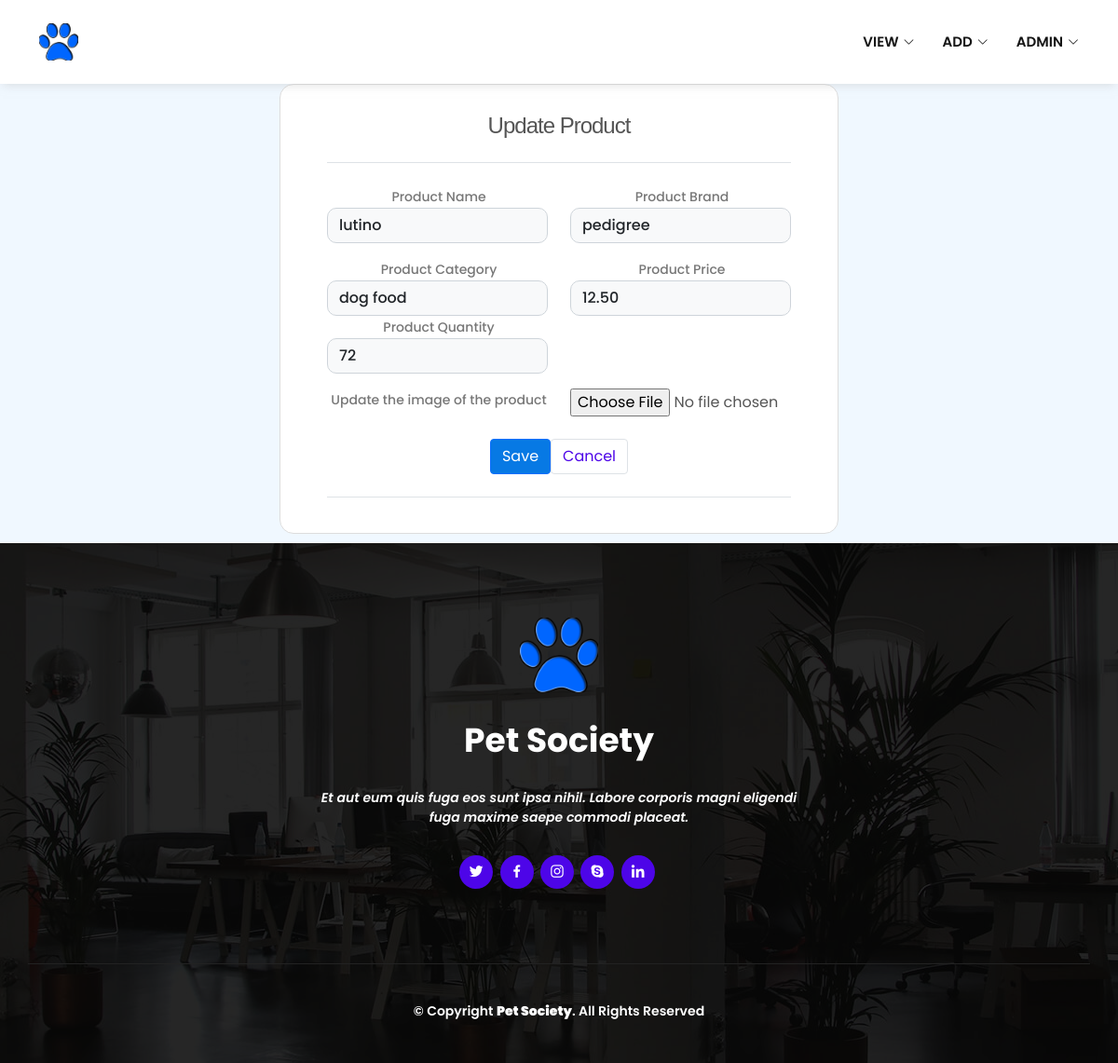
The app's page /updateProduct.php?id=2 with its own data.
### tables this page shows
CREATE TABLE `products` (
  `id` int(11) NOT NULL,
  `product_brand` varchar(50) NOT NULL,
  `product_category` varchar(50) NOT NULL,
  `product_name` varchar(50) NOT NULL,
  `product_price` varchar(50) NOT NULL,
  `product_quantity` varchar(50) NOT NULL,
  `product_img` varchar(255) NOT NULL
);

### updateProduct2.php (called while the page is built, shortened)
<?php
    $db_server = "localhost";
    $db_username = "root";
    $db_password = "";
    $db_database = "petsociety";
    $conn = new PDO("mysql:host=$db_server;dbname=$db_database", $db_username, $db_password);
    $conn->setAttribute(PDO::ATTR_ERRMODE, PDO::ERRMODE_EXCEPTION);
    if(isset($_GET['id'])){
        $prod_id = $_GET['id'];
        $query = "SELECT * FROM products WHERE id=:id LIMIT 1";
        $stmt = $conn->prepare($query);
        $data = ['id' => $prod_id];
        $stmt->execute($data);
        $result = $stmt->fetch(PDO::FETCH_OBJ);
    }
?>

### updateProduct.php (the view, shortened to what this page needs)
<?php require_once('updateProduct2.php')?>
<!DOCTYPE html>
<html lang="en">
<head>
  <link href="PetVille/assets/vendor/aos/aos.css" rel="stylesheet">
  <link href="PetVille/assets/vendor/bootstrap/css/bootstrap.min.css" rel="stylesheet">
  <link href="PetVille/assets/vendor/bootstrap-icons/bootstrap-icons.css" rel="stylesheet">
  <link href="PetVille/assets/vendor/boxicons/css/boxicons.min.css" rel="stylesheet">
  <link href="PetVille/assets/vendor/glightbox/css/glightbox.min.css" rel="stylesheet">
  <link href="PetVille/assets/vendor/swiper/swiper-bundle.min.css" rel="stylesheet">
  <link rel="stylesheet" href="https://cdnjs.cloudflare.com/ajax/libs/font-awesome/4.7.0/css/font-awesome.min.css">
  <link href="PetVille/assets/css/style.css" rel="stylesheet">
  <link href="PetVille/assets/css/myprofile.css" rel="stylesheet">
</head>
<body>
  <header id="header" class="d-flex align-items-center">
    <div class="container d-flex align-items-center justify-content-between">
      <div class="logo">
        <a href="index.html"><img src="PetVille/assets/img/bluepaw.png" alt="" class="img-fluid"></a>
      </div>
      <nav id="navbar" class="navbar">
        <ul>
        <li class="dropdown"><a href="#"><span>View</span> <i class="bi bi-chevron-down"></i></a>
          </li>
          <li class="dropdown"><a href="#"><span>Add</span> <i class="bi bi-chevron-down"></i></a>
          </li>
          <li class="dropdown"><a href="#"><span>ADMIN</span> <i class="bi bi-chevron-down"></i></a>
        </ul>
      </nav>
    </div>
  </header>
  <div class="main">
    <form method="POST" class="update-user-form" id="update-user-form">
    <div class="wrapper bg-white mt-sm-5">
      <h4 class="pb-4 border-bottom">Update Product</h4>
        <div class="py-2">
          <div class="row py-2">
              <div class="col-md-6">
                  <label for="product_name">Product Name</label> <input type="text" name = "product_name" value="<?= $result->product_name;?>" class="bg-light form-control" placeholder="Username">
              </div>
              <div class="col-md-6 pt-md-0 pt-3">
                  <label for="product_brand">Product Brand</label> <input type="text" name = "product_brand" value="<?= $result->product_brand;?>" class="bg-light form-control" placeholder="Email">
              </div>
          </div>
          <div class="row py-2">
              <div class="col-md-6">
                  <label for="product_category">Product Category</label> <input type="text" name = "product_category" value="<?= $result->product_category;?>" class="bg-light form-control" placeholder="Contact Number">
              </div>
              <div class="col-md-6 pt-md-0 pt-3">
                <label for="product_price">Product Price</label> <input type="text" name = "product_price" value="<?= $result->product_price;?>" class="bg-light form-control" placeholder="Confirm Password">
              </div>
              <div class="col-md-6 pt-md-0 pt-3">
                <label for="product_quantity">Product Quantity</label> <input type="text" name = "product_quantity"  value="<?= $result->product_quantity;?>" class="bg-light form-control" placeholder="Confirm Password">
              </div>
          </div>
          <div class="row py-2">
              <div class="col-md-6">
                  <label for="animal_boarding_location">Update the image of the product</label>
              </div>
              <div class="col-md-6 pt-md-0 pt-3">
                <input type="file" name = "product_image">
              </div>
          </div>
          <div class="py-3 pb-4 border-bottom"> <button class="btn btn-primary mr-3" name = "update" id= "update">Save</button><button class="btn border button"><a href= "allUsers.php">Cancel</a></button> </div>
        </form>
      </div>
  <footer id="footer">
    <div class="footer-top">
      <div class="container">
        <div class="row justify-content-center">
          <div class="col-lg-6">
            <a href="#header" class="scrollto footer-logo"><img src="PetVille/assets/img/bluepaw.png" alt=""></a>
            <h3>Pet Society</h3>
            <p>Et aut eum quis fuga eos sunt ipsa nihil. Labore corporis magni eligendi fuga maxime saepe commodi placeat.</p>
          </div>
        </div>
        <div class="social-links">
          <a href="#" class="twitter"><i class="bx bxl-twitter"></i></a>
          <a href="#" class="facebook"><i class="bx bxl-facebook"></i></a>
          <a href="#" class="instagram"><i class="bx bxl-instagram"></i></a>
          <a href="#" class="google-plus"><i class="bx bxl-skype"></i></a>
          <a href="#" class="linkedin"><i class="bx bxl-linkedin"></i></a>
        </div>
      </div>
    </div>
    <div class="container footer-bottom clearfix">
      <div class="copyright">
        &copy; Copyright <strong><span>Pet Society</span></strong>. All Rights Reserved
      </div>
      <div class="credits">
      </div>
    </div>
  </footer>
</body>
</html>

### PetVille/assets/css/style.css (style rules this page uses)
body { font-family: "Open Sans", sans-serif; color: #555555; text-align: center; font-weight: 600; }
a { text-decoration: none; color: rgba(77, 5, 232, 1); }
h1, h2, h3, h4, h5, h6 { font-family: "Open-sans", sans-serif; font-weight: 600; }
#header { height: 90px; transition: all 0.5s; z-index: 997; transition: all 0.5s; background: #fff; box-shadow: 0 4px 10px -3px rgba(191, 191, 191, 0.5); }
#header .logo img { padding: 0; margin: 0; max-height: 40px; }
.scrolled-offset { margin-top: 90px; }
.navbar { padding: 0; }
.navbar ul { margin: 0; padding: 0; display: flex; list-style: none; align-items: center; }
.navbar li { position: relative; }
.navbar a, .navbar a:focus { display: flex; align-items: center; justify-content: space-between; padding: 10px 0 10px 30px; font-size: 15px; color: #151515; text-transform: uppercase; white-space: nowrap; transition: 0.3s; }
.navbar a i, .navbar a:focus i { font-size: 12px; line-height: 0; margin-left: 5px; }
#footer { background: url("../img/footer-bg.jpg") center center no-repeat; color: #fff; font-size: 14px; position: relative; }
#footer::before { content: ""; position: absolute; left: 0; right: 0; top: 0; bottom: 0; background: rgba(0, 0, 0, 0.85); z-index: 1; }
#footer .footer-top { position: relative; z-index: 2; text-align: center; padding: 80px 0; }
#footer .footer-top .footer-logo img { height: 80px; }
#footer .footer-top h3 { font-size: 36px; font-weight: 700; color: #fff; position: relative; font-family: "Poppins", sans-serif; padding: 30px 0 0 0; margin-bottom: 0; }
#footer .footer-top p { font-size: 15; font-style: italic; margin: 30px 0 0 0; padding: 0; }
#footer .footer-top .social-links { margin-top: 30px; }
#footer .footer-top .social-links a { font-size: 18px; display: inline-block; background: rgba(77, 5, 232, 1); color: #fff; line-height: 1; padding: 8px 0; margin-right: 4px; border-radius: 50%; text-align: center; width: 36px; height: 36px; transition: 0.3s; }
#footer .footer-bottom { border-top: 1px solid #222222; z-index: 2; position: relative; padding-top: 40px; padding-bottom: 40px; }
#footer .copyright { text-align: center; }
#footer .credits { text-align: center; font-size: 13px; padding-top: 5px; }

### PetVille/assets/css/myprofile.css (style rules this page uses)
* { margin: 0; padding: 0; box-sizing: border-box }
body { font-family: 'Poppins', sans-serif; background-color: aliceblue }
.wrapper { padding: 30px 50px; border: 1px solid #ddd; border-radius: 15px; margin: 10px auto; max-width: 600px }
h4 { letter-spacing: -1px; font-weight: 400 }
label { margin-bottom: 0; font-size: 14px; font-weight: 500; color: #777; padding-left: 3px }
.form-control { border-radius: 10px }
input[placeholder] { font-weight: 500 }
.button { background-color: #fff; color: #0779e4 }
.btn-primary { background-color: #0779e4 }

### records on screen
products: product_name "lutino", product_brand "pedigree", product_category "dog food", product_price "12.50", product_quantity "72"
